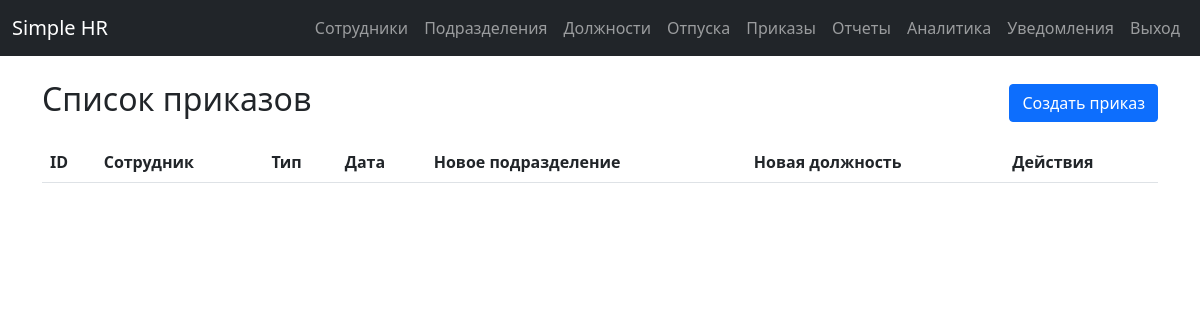
/orders/ (signed in), run on an earlier commit of the app's database.
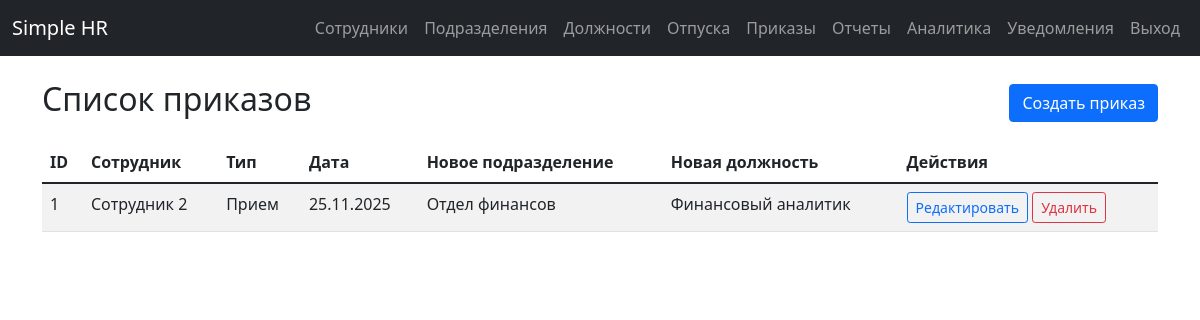
And on a later commit of the database.
### app/models.py (models this page shows)
class Order(db.Model):
    id = db.Column(db.Integer, primary_key=True)
    employee_id = db.Column(db.Integer, db.ForeignKey('employee.id'), nullable=False, index=True)
    type = db.Column(db.String(20), nullable=False, index=True)  # hire, transfer, dismissal
    date_issued = db.Column(db.Date, nullable=False, index=True)
    new_department_id = db.Column(db.Integer, db.ForeignKey('department.id'), nullable=True)
    new_position_id = db.Column(db.Integer, db.ForeignKey('position.id'), nullable=True)
    employee = db.relationship('Employee', backref=db.backref('orders', lazy=True))
    new_department = db.relationship('Department', foreign_keys=[new_department_id])
    new_position = db.relationship('Position', foreign_keys=[new_position_id])
    __table_args__ = (
        db.Index('idx_order_employee_type', 'employee_id', 'type'),
        db.Index('idx_order_date_type', 'date_issued', 'type'),
    )

class Employee(db.Model):
    id = db.Column(db.Integer, primary_key=True)
    full_name = db.Column(db.String(150), nullable=False, index=True)
    email = db.Column(db.String(120), unique=True, nullable=False, index=True)
    employee_id = db.Column(db.String(50), unique=True, nullable=False, index=True)  # табельный номер
    hire_date = db.Column(db.Date, nullable=False, index=True)
    status = db.Column(db.String(20), default='active', index=True)  # active, dismissed
    department_id = db.Column(db.Integer, db.ForeignKey('department.id'), nullable=False, index=True)
    position_id = db.Column(db.Integer, db.ForeignKey('position.id'), nullable=False, index=True)
    __table_args__ = (
        db.Index('idx_employee_status_department', 'status', 'department_id'),
        db.Index('idx_employee_hire_date_status', 'hire_date', 'status'),
    )

class Department(db.Model):
    id = db.Column(db.Integer, primary_key=True)
    name = db.Column(db.String(100), unique=True, nullable=False, index=True)
    employees = db.relationship('Employee', backref='department', lazy=True)

class Position(db.Model):
    id = db.Column(db.Integer, primary_key=True)
    title = db.Column(db.String(100), unique=True, nullable=False, index=True)
    employees = db.relationship('Employee', backref='position', lazy=True)

### app/routes/orders.py (the view)
@bp.route('/')
@login_required
def list_orders():
    orders = Order.query.all()
    return render_template('orders/list.html', orders=orders)

### app/templates/orders/list.html (shortened to what this page needs)
{% extends "base.html" %}
{% block content %}
<div class="d-flex justify-content-between align-items-center mb-3">
    <h2>Список приказов</h2>
    <a href="{{ url_for('orders.create_order') }}" class="btn btn-primary">Создать приказ</a>
</div>
<table class="table table-striped">
    <thead>
        <tr>
            <th>ID</th>
            <th>Сотрудник</th>
            <th>Тип</th>
            <th>Дата</th>
            <th>Новое подразделение</th>
            <th>Новая должность</th>
            <th>Действия</th>
        </tr>
    </thead>
    <tbody>
        {% for order in orders %}
        <tr>
            <td>{{ order.id }}</td>
            <td>{{ order.employee.full_name if order.employee else 'Неизвестный сотрудник' }}</td>
            <td>
                {% if order.type == 'hire' %}Прием
                {% elif order.type == 'transfer' %}Перевод
                {% elif order.type == 'dismissal' %}Увольнение
                {% endif %}
            </td>
            <td>{{ order.date_issued.strftime('%d.%m.%Y') }}</td>
            <td>{{ order.new_department.name if order.new_department else '-' }}</td>
            <td>
                {{ order.new_position.title if order.new_position else '-' }}
            </td>
            <td>
                <a href="{{ url_for('orders.edit_order', id=order.id) }}" class="btn btn-sm btn-outline-primary">Редактировать</a>
                <form method="POST" action="{{ url_for('orders.delete_order', id=order.id) }}" class="d-inline">
                    <button type="submit" class="btn btn-sm btn-outline-danger" onclick="return confirm('Вы уверены?')">Удалить</button>
                </form>
            </td>
        </tr>
        {% endfor %}
    </tbody>
</table>
{% endblock %}

### app/templates/base.html (shortened to what this page needs)
<!DOCTYPE html>
<html lang="ru">
<head>
    <link href="https://cdn.jsdelivr.net/npm/bootstrap@5.1.3/dist/css/bootstrap.min.css" rel="stylesheet">
    <link rel="stylesheet" href="https://cdnjs.cloudflare.com/ajax/libs/font-awesome/6.0.0/css/all.min.css">
</head>
<body class="d-flex flex-column min-vh-100">
    <nav class="navbar navbar-expand-lg navbar-dark bg-dark">
        <div class="container-fluid">
            <a class="navbar-brand" href="{{ url_for('main.index') }}">Simple HR</a>
            {% if current_user.is_authenticated %}
            <div class="navbar-nav ms-auto">
                <a class="nav-link" href="{{ url_for('employees.list_employees') }}">Сотрудники</a>
                <a class="nav-link" href="{{ url_for('departments.list_departments') }}">Подразделения</a>
                <a class="nav-link" href="{{ url_for('positions.list_positions') }}">Должности</a>
                <a class="nav-link" href="{{ url_for('vacations.list_vacations') }}">Отпуска</a>
                <a class="nav-link" href="{{ url_for('orders.list_orders') }}">Приказы</a>
                <a class="nav-link" href="{{ url_for('reports.generate_report') }}">Отчеты</a>
                <a class="nav-link" href="{{ url_for('analytics.dashboard') }}">Аналитика</a>
                <a class="nav-link" href="{{ url_for('notifications.list_notifications') }}">
                    Уведомления
                </a>
                <a class="nav-link" href="{{ url_for('auth.logout') }}">Выход</a>
            </div>
            {% endif %}
        </div>
    </nav>
    <div class="container mt-4 flex-grow-1">
        {% block content %}{% endblock %}
</div>
</body>
</html>

What changed in the data, as far as the page shows it:
added Order: id "1", employee "Сотрудник 2", type "Прием", date_issued "25.11.2025", new_department "Отдел финансов", new_position "Финансовый аналитик"
